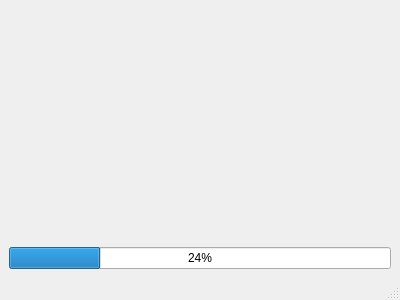
<?xml version="1.0" encoding="UTF-8"?>
<ui version="4.0">
 <class>MainWindow</class>
 <widget class="QMainWindow" name="MainWindow">
  <property name="geometry">
   <rect>
    <x>0</x>
    <y>0</y>
    <width>400</width>
    <height>300</height>
   </rect>
  </property>
  <property name="minimumSize">
   <size>
    <width>400</width>
    <height>300</height>
   </size>
  </property>
  <property name="maximumSize">
   <size>
    <width>400</width>
    <height>321</height>
   </size>
  </property>
  <property name="windowTitle">
   <string>MainWindow</string>
  </property>
  <widget class="QWidget" name="centralwidget">
   <layout class="QGridLayout" name="gridLayout">
    <item row="0" column="0">
     <widget class="QLabel" name="label">
      <property name="text">
       <string/>
      </property>
      <property name="textFormat">
       <enum>Qt::AutoText</enum>
      </property>
      <property name="pixmap">
       <pixmap>../../../Downloads/ADDIXO.png</pixmap>
      </property>
      <property name="scaledContents">
       <bool>true</bool>
      </property>
      <property name="wordWrap">
       <bool>false</bool>
      </property>
     </widget>
    </item>
    <item row="1" column="0">
     <widget class="QProgressBar" name="progressBar">
      <property name="enabled">
       <bool>true</bool>
      </property>
      <property name="value">
       <number>24</number>
      </property>
      <property name="textVisible">
       <bool>true</bool>
      </property>
     </widget>
    </item>
   </layout>
  </widget>
  <widget class="QMenuBar" name="menubar">
   <property name="geometry">
    <rect>
     <x>0</x>
     <y>0</y>
     <width>400</width>
     <height>25</height>
    </rect>
   </property>
  </widget>
  <widget class="QStatusBar" name="statusbar"/>
 </widget>
 <resources/>
 <connections/>
</ui>
